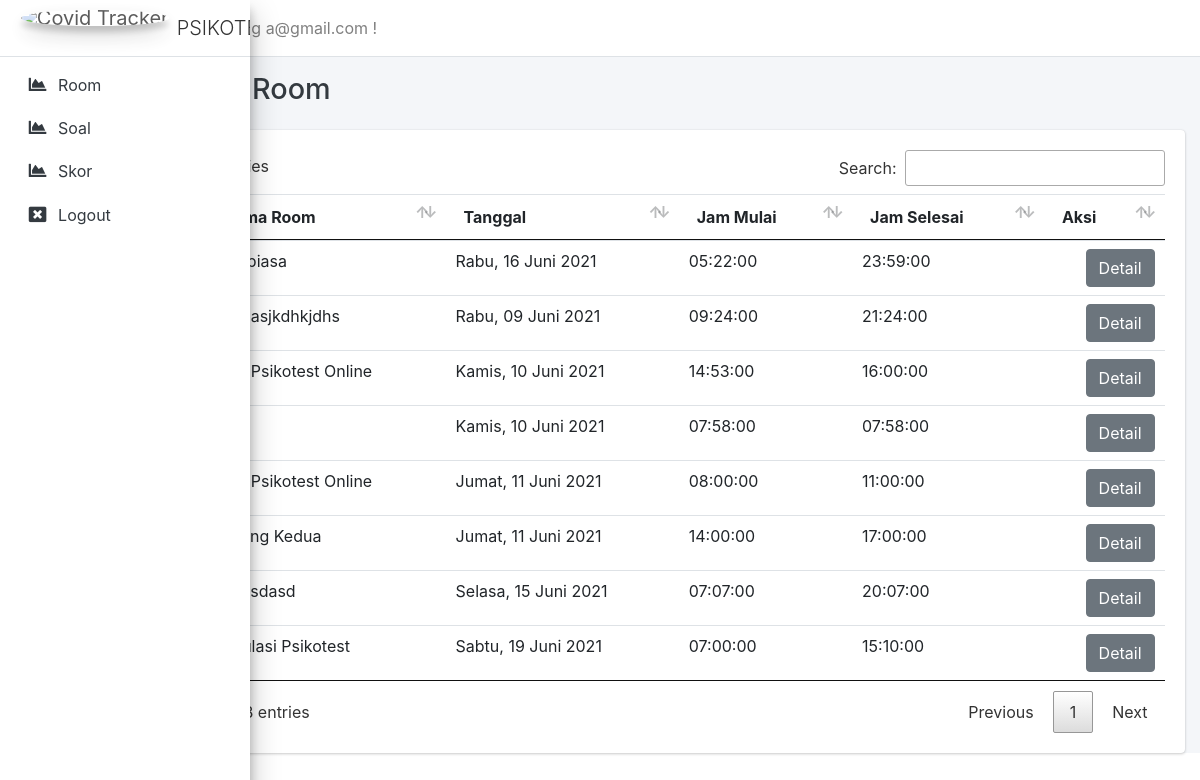
Page /admin/skor/daftar_skor.php (signed in) on the committed database.
### tables this page shows
CREATE TABLE `room` (
  `id` int(11) NOT NULL,
  `link_room` text NOT NULL,
  `nama_room` varchar(45) NOT NULL,
  `meeting_id_room` varchar(100) NOT NULL,
  `password_room` varchar(100) NOT NULL,
  `tanggal` date NOT NULL,
  `jam_mulai` time NOT NULL,
  `jam_selesai` time NOT NULL,
  `status_soal` text NOT NULL
);

### kumpulan_function.php (called while the page is built, shortened)
<?php
class Soal
{
    public $conn;
    function __construct()
    {
        $this->server       = 'localhost';
        $this->username     = 'srsssmsc_andre09';
        $this->password     = 'sidewinderzone';
        $this->database     = 'srsssmsc_psikotest';
        $this->conn         = new mysqli($this->server, $this->username, $this->password, $this->database);
    }
    function DaftarRoom()
    {
        $sqlDaftarRoom      = 'SELECT * FROM room';
        $resultDaftarRoom   = $this->conn->query($sqlDaftarRoom);
        return $resultDaftarRoom;
    }
    function tanggal_indo($tanggal, $cetak_hari = false)
    {
        $hari = array(
            1 =>    'Senin',
            'Selasa',
            'Rabu',
            'Kamis',
            'Jumat',
            'Sabtu',
            'Minggu'
        );
        $bulan = array(
            1 =>   'Januari',
            'Februari',
            'Maret',
            'April',
            'Mei',
            'Juni',
            'Juli',
            'Agustus',
            'September',
            'Oktober',
            'November',
            'Desember'
        );
        $split       = explode('-', $tanggal);
        $tgl_indo = $split[2] . ' ' . $bulan[(int)$split[1]] . ' ' . $split[0];
        if ($cetak_hari) {
            $num = date('N', strtotime($tanggal));
            return $hari[$num] . ', ' . $tgl_indo;
        }
        return $tgl_indo;
    }
}

### admin/skor/daftar_skor.php (the view, shortened to what this page needs)
<?php
include_once '../layout/header.php';
include '../../kumpulan_function.php';
$soal = new Soal();
$resultDaftarSkor = $soal->DaftarRoom();
?>
<div class="content-wrapper">
	<section class="content-header">
		<div class="content-fluid ">
			<div class="row mb-2">
				<div class="col-sm-6">
					<h1 class="m-0 pl-2 text-dark">
						Daftar Skor Room
					</h1>
				</div>
			</div>
		</div>
	</section>
	<section class="content unselectable">
		<div class="container-fluid">
			<div class="card">
				<div class="card-body">
					<?php
					if ($resultDaftarSkor->num_rows > 0) { ?>
						<table class="table table" id="skorRoomTable">
							<thead>
								<tr>
									<th>No</th>
									<th>Nama Room</th>
									<th>Tanggal</th>
									<th>Jam Mulai</th>
									<th>Jam Selesai</th>
									<th>Aksi</th>
								</tr>
							</thead>
							<tbody>
								<?php
								$number = 1;
								while ($rowDaftarSkor = $resultDaftarSkor->fetch_assoc()) { ?>
									<tr>
										<td> <?= $number . "." ?> </td>
										<td> <?= $rowDaftarSkor['nama_room'] ?> </td>
										<?php
										$convertDate = new DateTime($rowDaftarSkor['tanggal']);
										$dateFormat = date_format($convertDate, 'Y-m-d'); ?>
										<td> <?= $soal->tanggal_indo($dateFormat, true) ?> </td>
										<td> <?= $rowDaftarSkor['jam_mulai'] ?> </td>
										<td> <?= $rowDaftarSkor['jam_selesai'] ?> </td>
										<td>
											<a href="detail_skor?room_id=<?= $rowDaftarSkor['id'] ?>" class="btn btn-secondary float-sm-right">Detail</a>
										</td>
									</tr>
								<?php $number++;
								} ?>
							</tbody>
						</table>
					<?php } ?>
				</div>
			</div>
		</div>
	</section>
</div>

### rows in the picture
room: nama_room "luar biasa", tanggal "Rabu, 16 Juni 2021", jam_mulai "05:22:00", jam_selesai "23:59:00"
room: nama_room "asdnasjkdhkjdhs", tanggal "Rabu, 09 Juni 2021", jam_mulai "09:24:00", jam_selesai "21:24:00"
room: nama_room "Trial Psikotest Online", tanggal "Kamis, 10 Juni 2021", jam_mulai "14:53:00", jam_selesai "16:00:00"
room: tanggal "Kamis, 10 Juni 2021", jam_mulai "07:58:00", jam_selesai "07:58:00"
room: nama_room "Trial Psikotest Online", tanggal "Jumat, 11 Juni 2021", jam_mulai "08:00:00", jam_selesai "11:00:00"
room: nama_room "Testing Kedua", tanggal "Jumat, 11 Juni 2021", jam_mulai "14:00:00", jam_selesai "17:00:00"
room: nama_room "asdasdasd", tanggal "Selasa, 15 Juni 2021", jam_mulai "07:07:00", jam_selesai "20:07:00"
room: nama_room "Simulasi Psikotest", tanggal "Sabtu, 19 Juni 2021", jam_mulai "07:00:00", jam_selesai "15:10:00"

### other values in the picture
$_SESSION['admin'] "a@gmail.com"
